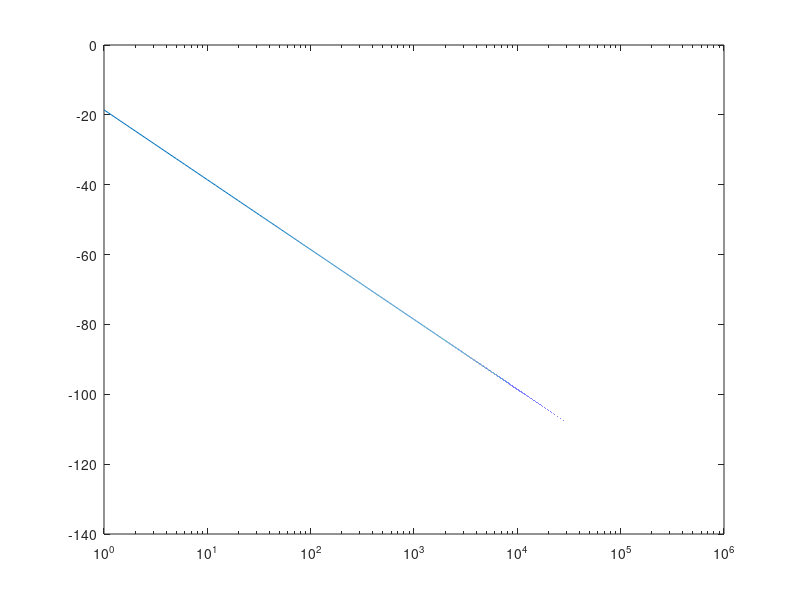

MATLAB code for this plot:
clear all
close all
clc

% PROPAGAÇÃO ESPAÇO LIVRE
% Estimativa de potência

d = [1:1:500e3];   % distância
Pt_dBm = 14;        % potência transmitida
Gt_dBi = 2.55;      % ganho transmissor
Gr_dBi = 2.55;      % ganho receptor
L_db = 6;           % perdas
fc = 915e6;         % frequência portadora

lambda = 3e8/fc;
Pt = 10^(Pt_dBm/10)*1e-3;
Gt = 10^(Gt_dBi/10);
Gr = 10^(Gr_dBi/10);
L = 10^(L_db/10);

Pr = (Pt*Gt*Gr*(lambda^2))./((4*pi)^2*(d.^2)*L);   % potência recebida

Pr_dBm = 10*log10(Pr./1e-3);

% Pr_dBm(x), onde x é o valor da distâcia em quilômetros
% A visualização dos dados é mais viável em dB

semilogx(d,Pr_dBm)  % exibe em escala logaritmica